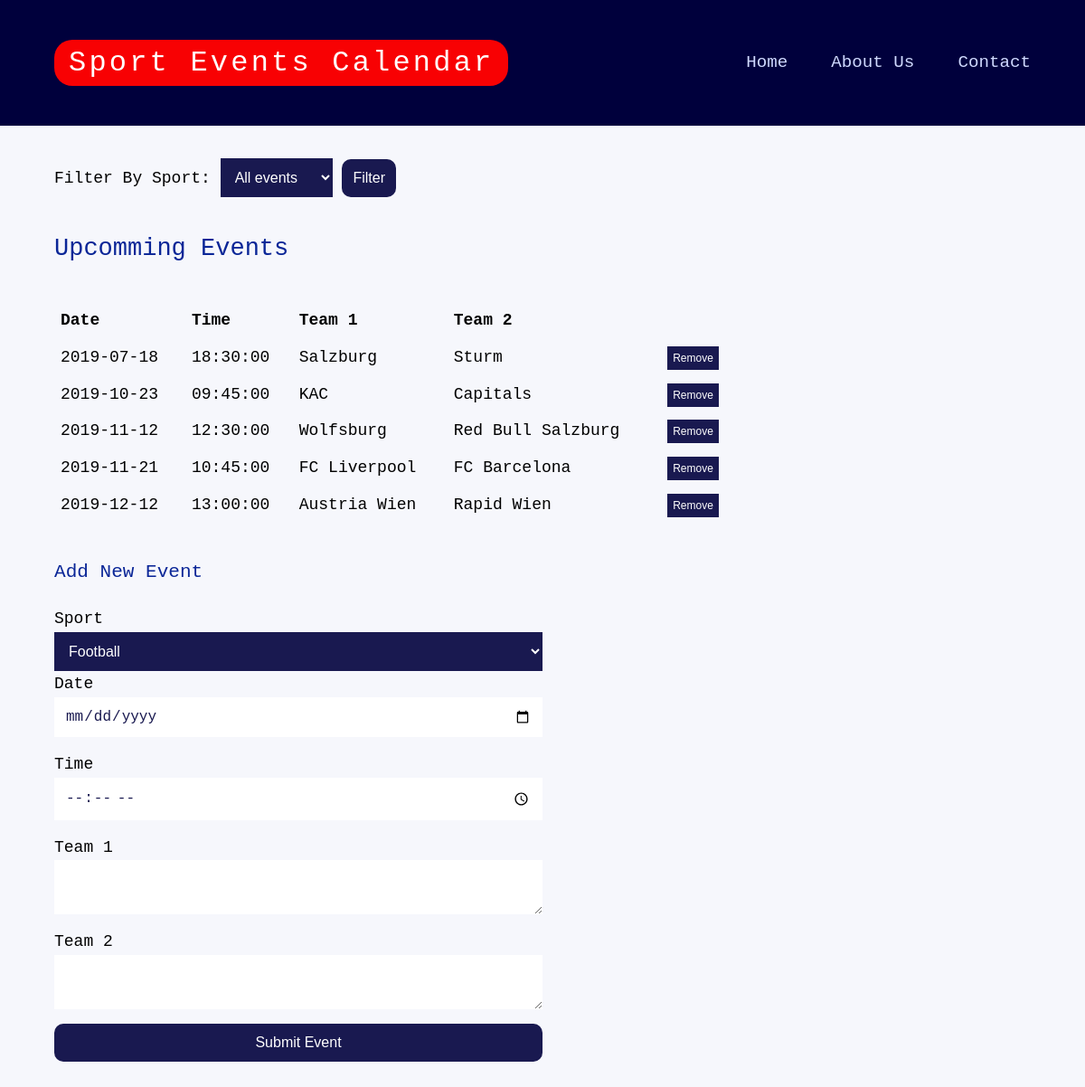
The page / on the database its author committed.
### tables this page shows
CREATE TABLE `events` (
  `id` int(11) NOT NULL,
  `_sport_id` int(11) NOT NULL,
  `date` date NOT NULL,
  `time` time NOT NULL,
  `team_1` varchar(50) NOT NULL,
  `team_2` varchar(50) NOT NULL
);

### includes/DB.connect.php (the view, shortened to what this page needs)
<?php
class Dbh {
  private $host = 'localhost';
  private $user = 'root';
  private $pwd = '';
  private $dbName = 'sport_events';
  private $conn = null;
  public function connect() {
      $this->conn = new mysqli($this->host, $this->user, $this->pwd, $this->dbName);
  }
  public function getFilteredEvents(){
    $sql = "SELECT * FROM events";
    $query = mysqli_query($this->conn, $sql);
    $eventArr = $query->fetch_all(MYSQLI_ASSOC);
    return $eventArr;
  }
  public function outputEvents($eventArr) {
    print("<h2>Upcomming Events</h2>");
    foreach ($eventArr as $e) {
      echo "<tr><td>" .$e['date'].
        "</td><td>" .$e['time'].
        "</td><td>" .$e['team_1'].
        "</td><td>" .$e['team_2'].
        "</td><td>" ."<a href='includes/delete_event.php?id=" . $e['id'] . "'><button class='btn_delete'>Remove</button></a>".
        "</td></tr>";
    }
  }
}
?>

### index.php (shortened to what this page needs)
<!DOCTYPE html>
<html lang="en" dir="ltr">
  <head>
    <link rel="stylesheet" href="./style/style.css">
  </head>
  <body>
   <header>
     <div class="container header_section">
       <div>
         <h1 class="header_title">Sport Events Calendar</h1>
       </div>
       <nav>
         <ul class="redirects">
           <li>
             <a href="">Home</a>
           </li>
           <li>
             <a href="">About Us</a>
           </li>
           <li>
             <a href="">Contact</a>
           </li>
         </ul>
       </nav>
     </div>
   </header>
    <div class="container">
      <form action="" method="post" class="filter_section">
        <label>Filter By Sport: </label>
          <select name="category">
            <option name="all" value="default">All events</option>
          </select>
          <button type="submit" name="filter" class="btn_submit">Filter</button>
          <br/>
      </form>
     <table width="70%" cellpadding="5" cellspace="5" class="events_section">
       <tr>
         <td class="events_info">Date</td>
         <td class="events_info">Time</td>
         <td class="events_info">Team 1</td>
         <td class="events_info">Team 2</td>
       </tr>
       <?php include_once 'includes/DB.connect.php' ?>
       <?php
        $db = new Dbh();
        $eventArr = $db->getFilteredEvents();
        $db->outputEvents($eventArr);
       ?>
     </table>
      <h3>Add New Event</h3>
      <form action="includes/insert_event.php" method="post" class="insert_section">
        <label>Sport</label>
        <select name="sport" id="sport">
          <option value="1">Football</option>
        </select>
        <label for="eventdate">Date</label>
        <input type="date" id="eventdate" name="eventdate" />
        <label for="eventtime">Time</label>
        <input type="time" id="eventtime" name="eventtime" />
        <label for="team_1">Team 1</label>
        <textarea name="team_1" id="team_1"></textarea>
        <label for="team_2">Team 2</label>
        <textarea name="team_2" id="team_2"></textarea>
        <button type="submit" class="btn_submit">Submit Event</button>
      </form>
    </div>
  </body>
</html>

### style/style.css (style rules this page uses)
body { margin: 0; font-family: "Source Code Pro", monospace; font-size: 1.125rem; font-weight: 300; line-height: 1.6; background-color: #f6f7fc; }
h1, h2, h3 { font-weight: 400; color: #0a2697; margin-top: 0; }
h1 { font-size: 2rem; margin: 0; }
ul { list-style: none; }
a { text-decoration: none; }
.container { width: 90%; max-width: 1200px; margin: 0 auto; }
.btn_submit { padding: 0.75em; background: #191950; border: none; outline: none; color: #fff; border-radius: 10px; font-size: 1rem; cursor: pointer; }
.btn_delete { padding: 0.5em; background: #191950; border: none; outline: none; color: #fff; font-size: 0.75rem; cursor: pointer; }
header { background: #00003c; padding: 2em 0; text-align: center; margin-bottom: 2em; }
.header_title { background-color: #f80103; color: #fff; letter-spacing: 0.1em; padding: 0 0.5em; border-radius: 20px; }
.header_section { display: flex; justify-content: space-between; align-items: center; }
.redirects { display: flex; justify-content: space-between; }
nav li { margin-left: 2.5em; font-size: 1.2rem; }
nav a { cursor: pointer; color: #cfd9fe; }
.filter_section { margin: 2em 0; }
.events_info { font-weight: 700; }
select { padding: 0.75em; border: none; outline: none; background: #191950; color: #fff; font-size: 1rem; }
.events_section { margin: 2em 0; }
.insert_section { width: 50%; display: flex; flex-direction: column; margin-bottom: 2em; }
input, textarea { border: none; outline: none; padding: 0.75em; font-size: 1rem; color: #191950; margin-bottom: 1em; }

### rows shown on the page
events: date "2019-07-18", time "18:30:00", team_1 "Salzburg", team_2 "Sturm"
events: date "2019-10-23", time "09:45:00", team_1 "KAC", team_2 "Capitals"
events: date "2019-11-12", time "12:30:00", team_1 "Wolfsburg", team_2 "Red Bull Salzburg"
events: date "2019-11-21", time "10:45:00", team_1 "FC Liverpool", team_2 "FC Barcelona"
events: date "2019-12-12", time "13:00:00", team_1 "Austria Wien", team_2 "Rapid Wien"
